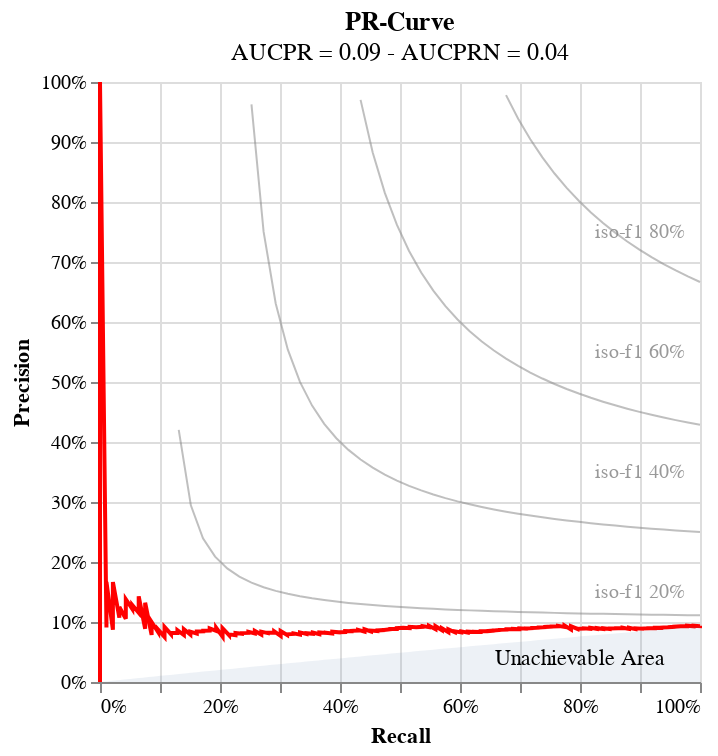

Notebook code cell kept with this figure:
### Markdown cell above
#### Compute the PR curve

### Code cell
plot_iso_f_beta() + plot_pr_curve(y, probs, 'red')

### Figure 1 — Vega-Lite specification as saved in the notebook (floating-point values rounded to 4 significant figures; data arrays with more than 128 entries replaced by an {"elided": "..."} marker saying what was removed)
{"config": {"view": {"continuousWidth": 300, "continuousHeight": 300}}, "layer": [{"data": {"name": "data-5c99c4055587b57665b7741371210366"}, "mark": {"type": "line", "color": "grey", "opacity": 0.5, "size": 1}, "encoding": {"x": {"field": "recall", "title": "Recall", "type": "quantitative"}, "y": {"field": "precision", "title": "Precision", "type": "quantitative"}}}, {"data": {"name": "data-cf5713ffe225d43ff01f3d47aadc83a2"}, "mark": {"type": "text", "color": "grey", "opacity": 0.8, "size": 10, "text": "iso-f1 20%"}, "encoding": {"x": {"field": "x", "type": "quantitative"}, "y": {"field": "y", "type": "quantitative"}}}, {"layer": [{"data": {"name": "data-d99dd86c6e138025d203ae7c8800e9fa"}, "mark": {"type": "line", "color": "grey", "opacity": 0.5, "size": 1}, "encoding": {"x": {"field": "recall", "title": "Recall", "type": "quantitative"}, "y": {"field": "precision", "title": "Precision", "type": "quantitative"}}}, {"data": {"name": "data-673cea81d890553388c503176a9b1de6"}, "mark": {"type": "text", "color": "grey", "opacity": 0.8, "size": 10, "text": "iso-f1 40%"}, "encoding": {"x": {"field": "x", "type": "quantitative"}, "y": {"field": "y", "type": "quantitative"}}}]}, {"layer": [{"data": {"name": "data-0e5c191f4ee824b2fc735eeb567933fd"}, "mark": {"type": "line", "color": "grey", "opacity": 0.5, "size": 1}, "encoding": {"x": {"field": "recall", "title": "Recall", "type": "quantitative"}, "y": {"field": "precision", "title": "Precision", "type": "quantitative"}}}, {"data": {"name": "data-537098be044c883ba988d209d582b0f1"}, "mark": {"type": "text", "color": "grey", "opacity": 0.8, "size": 10, "text": "iso-f1 60%"}, "encoding": {"x": {"field": "x", "type": "quantitative"}, "y": {"field": "y", "type": "quantitative"}}}]}, {"layer": [{"data": {"name": "data-472cbe27fa5115b6663a1f80a948a43b"}, "mark": {"type": "line", "color": "grey", "opacity": 0.5, "size": 1}, "encoding": {"x": {"field": "recall", "title": "Recall", "type": "quantitative"}, "y": {"field": "precision", "title": "Precision", "type": "quantitative"}}}, {"data": {"name": "data-487065d2e914e3362a9388d192faf3a0"}, "mark": {"type": "text", "color": "grey", "opacity": 0.8, "size": 10, "text": "iso-f1 80%"}, "encoding": {"x": {"field": "x", "type": "quantitative"}, "y": {"field": "y", "type": "quantitative"}}}]}, {"layer": [{"data": {"name": "data-7300366796f974e470f8025a90040700"}, "mark": {"type": "line", "color": "red"}, "encoding": {"x": {"axis": {"format": "%", "title": "Recall"}, "field": "recall", "type": "quantitative"}, "y": {"axis": {"format": "%", "title": "Precision"}, "field": "precision", "type": "quantitative"}}, "title": {"text": "PR-Curve", "subtitle": "AUCPR = 0.09 - AUCPRN = 0.04"}}, {"data": {"name": "data-954595266e6472cd65f2b40f36310022"}, "mark": {"type": "area", "opacity": 0.1}, "encoding": {"x": {"axis": {"format": "%"}, "field": "recall", "type": "quantitative"}, "y": {"axis": {"format": "%"}, "field": "precision", "type": "quantitative"}}}, {"data": {"name": "data-e35ffda23bb09733d02454312a5a067d"}, "mark": {"type": "text", "text": "Unachievable Area"}, "encoding": {"x": {"field": "x", "type": "quantitative"}, "y": {"field": "y", "type": "quantitative"}}}]}], "$schema": "https://vega.github.io/schema/vega-lite/v5.14.1.json", "datasets": {"data-5c99c4055587b57665b7741371210366": [{"precision": 0.4203, "recall": 0.1312}, {"precision": 0.2944, "recall": 0.1514}, {"precision": 0.2396, "recall": 0.1716}, {"precision": 0.2089, "recall": 0.1918}, {"precision": 0.1893, "recall": 0.212}, {"precision": 0.1756, "recall": 0.2322}, {"precision": 0.1656, "recall": 0.2524}, {"precision": 0.1579, "recall": 0.2727}, {"precision": 0.1519, "recall": 0.2929}, {"precision": 0.1469, "recall": 0.3131}, {"precision": 0.1429, "recall": 0.3333}, {"precision": 0.1395, "recall": 0.3535}, {"precision": 0.1365, "recall": 0.3737}, {"precision": 0.134, "recall": 0.3939}, {"precision": 0.1318, "recall": 0.4141}, {"precision": 0.1299, "recall": 0.4343}, {"precision": 0.1282, "recall": 0.4545}, {"precision": 0.1267, "recall": 0.4747}, {"precision": 0.1253, "recall": 0.4949}, {"precision": 0.1241, "recall": 0.5151}, {"precision": 0.123, "recall": 0.5353}, {"precision": 0.122, "recall": 0.5555}, {"precision": 0.121, "recall": 0.5757}, {"precision": 0.1202, "recall": 0.5959}, {"precision": 0.1194, "recall": 0.6161}, {"precision": 0.1186, "recall": 0.6363}, {"precision": 0.118, "recall": 0.6565}, {"precision": 0.1173, "recall": 0.6767}, {"precision": 0.1168, "recall": 0.6969}, {"precision": 0.1162, "recall": 0.7171}, {"precision": 0.1157, "recall": 0.7373}, {"precision": 0.1152, "recall": 0.7576}, {"precision": 0.1148, "recall": 0.7778}, {"precision": 0.1143, "recall": 0.798}, {"precision": 0.1139, "recall": 0.8182}, {"precision": 0.1135, "recall": 0.8384}, {"precision": 0.1132, "recall": 0.8586}, {"precision": 0.1128, "recall": 0.8788}, {"precision": 0.1125, "recall": 0.899}, {"precision": 0.1122, "recall": 0.9192}, {"precision": 0.1119, "recall": 0.9394}, {"precision": 0.1116, "recall": 0.9596}, {"precision": 0.1114, "recall": 0.9798}, {"precision": 0.1111, "recall": 1.0}], "data-cf5713ffe225d43ff01f3d47aadc83a2": [{"x": 0.9, "y": 0.15}], "data-d99dd86c6e138025d203ae7c8800e9fa": [{"precision": 0.9626, "recall": 0.2524}, {"precision": 0.7506, "recall": 0.2727}, {"precision": 0.6308, "recall": 0.2929}, {"precision": 0.5538, "recall": 0.3131}, {"precision": 0.5002, "recall": 0.3333}, {"precision": 0.4606, "recall": 0.3535}, {"precision": 0.4303, "recall": 0.3737}, {"precision": 0.4063, "recall": 0.3939}, {"precision": 0.3868, "recall": 0.4141}, {"precision": 0.3707, "recall": 0.4343}, {"precision": 0.3572, "recall": 0.4545}, {"precision": 0.3456, "recall": 0.4747}, {"precision": 0.3356, "recall": 0.4949}, {"precision": 0.3269, "recall": 0.5151}, {"precision": 0.3193, "recall": 0.5353}, {"precision": 0.3125, "recall": 0.5555}, {"precision": 0.3065, "recall": 0.5757}, {"precision": 0.301, "recall": 0.5959}, {"precision": 0.2961, "recall": 0.6161}, {"precision": 0.2917, "recall": 0.6363}, {"precision": 0.2876, "recall": 0.6565}, {"precision": 0.2839, "recall": 0.6767}, {"precision": 0.2805, "recall": 0.6969}, {"precision": 0.2773, "recall": 0.7171}, {"precision": 0.2744, "recall": 0.7373}, {"precision": 0.2717, "recall": 0.7576}, {"precision": 0.2692, "recall": 0.7778}, {"precision": 0.2669, "recall": 0.798}, {"precision": 0.2647, "recall": 0.8182}, {"precision": 0.2627, "recall": 0.8384}, {"precision": 0.2607, "recall": 0.8586}, {"precision": 0.2589, "recall": 0.8788}, {"precision": 0.2572, "recall": 0.899}, {"precision": 0.2556, "recall": 0.9192}, {"precision": 0.2541, "recall": 0.9394}, {"precision": 0.2527, "recall": 0.9596}, {"precision": 0.2513, "recall": 0.9798}, {"precision": 0.25, "recall": 1.0}], "data-673cea81d890553388c503176a9b1de6": [{"x": 0.9, "y": 0.35}], "data-0e5c191f4ee824b2fc735eeb567933fd": [{"precision": 0.9702, "recall": 0.4343}, {"precision": 0.8826, "recall": 0.4545}, {"precision": 0.8152, "recall": 0.4747}, {"precision": 0.7618, "recall": 0.4949}, {"precision": 0.7184, "recall": 0.5151}, {"precision": 0.6825, "recall": 0.5353}, {"precision": 0.6522, "recall": 0.5555}, {"precision": 0.6264, "recall": 0.5757}, {"precision": 0.6041, "recall": 0.5959}, {"precision": 0.5847, "recall": 0.6161}, {"precision": 0.5676, "recall": 0.6363}, {"precision": 0.5524, "recall": 0.6565}, {"precision": 0.5389, "recall": 0.6767}, {"precision": 0.5267, "recall": 0.6969}, {"precision": 0.5158, "recall": 0.7171}, {"precision": 0.5058, "recall": 0.7373}, {"precision": 0.4967, "recall": 0.7576}, {"precision": 0.4884, "recall": 0.7778}, {"precision": 0.4807, "recall": 0.798}, {"precision": 0.4737, "recall": 0.8182}, {"precision": 0.4672, "recall": 0.8384}, {"precision": 0.4611, "recall": 0.8586}, {"precision": 0.4555, "recall": 0.8788}, {"precision": 0.4503, "recall": 0.899}, {"precision": 0.4454, "recall": 0.9192}, {"precision": 0.4408, "recall": 0.9394}, {"precision": 0.4364, "recall": 0.9596}, {"precision": 0.4324, "recall": 0.9798}, {"precision": 0.4286, "recall": 1.0}], "data-537098be044c883ba988d209d582b0f1": [{"x": 0.9, "y": 0.55}], "data-472cbe27fa5115b6663a1f80a948a43b": [{"precision": 0.9782, "recall": 0.6767}, {"precision": 0.9388, "recall": 0.6969}, {"precision": 0.9045, "recall": 0.7171}, {"precision": 0.8743, "recall": 0.7373}, {"precision": 0.8475, "recall": 0.7576}, {"precision": 0.8236, "recall": 0.7778}, {"precision": 0.8021, "recall": 0.798}, {"precision": 0.7826, "recall": 0.8182}, {"precision": 0.765, "recall": 0.8384}, {"precision": 0.7489, "recall": 0.8586}, {"precision": 0.7342, "recall": 0.8788}, {"precision": 0.7207, "recall": 0.899}, {"precision": 0.7082, "recall": 0.9192}, {"precision": 0.6966, "recall": 0.9394}, {"precision": 0.6859, "recall": 0.9596}, {"precision": 0.676, "recall": 0.9798}, {"precision": 0.6667, "recall": 1.0}], "data-487065d2e914e3362a9388d192faf3a0": [{"x": 0.9, "y": 0.75}], "data-7300366796f974e470f8025a90040700": {"elided": "1001 records"}, "data-954595266e6472cd65f2b40f36310022": [{"precision": 0.0, "recall": 0.0}, {"precision": 0.001035, "recall": 0.0101}, {"precision": 0.002067, "recall": 0.0202}, {"precision": 0.003098, "recall": 0.0303}, {"precision": 0.004126, "recall": 0.0404}, {"precision": 0.005152, "recall": 0.05051}, {"precision": 0.006176, "recall": 0.06061}, {"precision": 0.007198, "recall": 0.07071}, {"precision": 0.008218, "recall": 0.08081}, {"precision": 0.009235, "recall": 0.09091}, {"precision": 0.01025, "recall": 0.101}, {"precision": 0.01126, "recall": 0.1111}, {"precision": 0.01228, "recall": 0.1212}, {"precision": 0.01329, "recall": 0.1313}, {"precision": 0.01429, "recall": 0.1414}, {"precision": 0.0153, "recall": 0.1515}, {"precision": 0.0163, "recall": 0.1616}, {"precision": 0.0173, "recall": 0.1717}, {"precision": 0.0183, "recall": 0.1818}, {"precision": 0.0193, "recall": 0.1919}, {"precision": 0.02029, "recall": 0.202}, {"precision": 0.02129, "recall": 0.2121}, {"precision": 0.02228, "recall": 0.2222}, {"precision": 0.02327, "recall": 0.2323}, {"precision": 0.02425, "recall": 0.2424}, {"precision": 0.02524, "recall": 0.2525}, {"precision": 0.02622, "recall": 0.2626}, {"precision": 0.0272, "recall": 0.2727}, {"precision": 0.02818, "recall": 0.2828}, {"precision": 0.02916, "recall": 0.2929}, {"precision": 0.03014, "recall": 0.303}, {"precision": 0.03111, "recall": 0.3131}, {"precision": 0.03208, "recall": 0.3232}, {"precision": 0.03305, "recall": 0.3333}, {"precision": 0.03402, "recall": 0.3434}, {"precision": 0.03498, "recall": 0.3535}, {"precision": 0.03595, "recall": 0.3636}, {"precision": 0.03691, "recall": 0.3737}, {"precision": 0.03787, "recall": 0.3838}, {"precision": 0.03882, "recall": 0.3939}, {"precision": 0.03978, "recall": 0.404}, {"precision": 0.04073, "recall": 0.4141}, {"precision": 0.04169, "recall": 0.4242}, {"precision": 0.04264, "recall": 0.4343}, {"precision": 0.04359, "recall": 0.4444}, {"precision": 0.04453, "recall": 0.4545}, {"precision": 0.04548, "recall": 0.4646}, {"precision": 0.04642, "recall": 0.4747}, {"precision": 0.04736, "recall": 0.4848}, {"precision": 0.0483, "recall": 0.4949}, {"precision": 0.04924, "recall": 0.5051}, {"precision": 0.05017, "recall": 0.5152}, {"precision": 0.0511, "recall": 0.5253}, {"precision": 0.05204, "recall": 0.5354}, {"precision": 0.05297, "recall": 0.5455}, {"precision": 0.05389, "recall": 0.5556}, {"precision": 0.05482, "recall": 0.5657}, {"precision": 0.05574, "recall": 0.5758}, {"precision": 0.05667, "recall": 0.5859}, {"precision": 0.05759, "recall": 0.596}, {"precision": 0.05851, "recall": 0.6061}, {"precision": 0.05942, "recall": 0.6162}, {"precision": 0.06034, "recall": 0.6263}, {"precision": 0.06125, "recall": 0.6364}, {"precision": 0.06217, "recall": 0.6465}, {"precision": 0.06308, "recall": 0.6566}, {"precision": 0.06398, "recall": 0.6667}, {"precision": 0.06489, "recall": 0.6768}, {"precision": 0.06579, "recall": 0.6869}, {"precision": 0.0667, "recall": 0.697}, {"precision": 0.0676, "recall": 0.7071}, {"precision": 0.0685, "recall": 0.7172}, {"precision": 0.0694, "recall": 0.7273}, {"precision": 0.07029, "recall": 0.7374}, {"precision": 0.07119, "recall": 0.7475}, {"precision": 0.07208, "recall": 0.7576}, {"precision": 0.07297, "recall": 0.7677}, {"precision": 0.07386, "recall": 0.7778}, {"precision": 0.07475, "recall": 0.7879}, {"precision": 0.07563, "recall": 0.798}, {"precision": 0.07652, "recall": 0.8081}, {"precision": 0.0774, "recall": 0.8182}, {"precision": 0.07828, "recall": 0.8283}, {"precision": 0.07916, "recall": 0.8384}, {"precision": 0.08004, "recall": 0.8485}, {"precision": 0.08091, "recall": 0.8586}, {"precision": 0.08179, "recall": 0.8687}, {"precision": 0.08266, "recall": 0.8788}, {"precision": 0.08353, "recall": 0.8889}, {"precision": 0.0844, "recall": 0.899}, {"precision": 0.08527, "recall": 0.9091}, {"precision": 0.08613, "recall": 0.9192}, {"precision": 0.087, "recall": 0.9293}, {"precision": 0.08786, "recall": 0.9394}, {"precision": 0.08872, "recall": 0.9495}, {"precision": 0.08958, "recall": 0.9596}, {"precision": 0.09044, "recall": 0.9697}, {"precision": 0.09129, "recall": 0.9798}, {"precision": 0.09215, "recall": 0.9899}, {"precision": 0.093, "recall": 1.0}], "data-e35ffda23bb09733d02454312a5a067d": [{"x": 0.8, "y": 0.03826}]}}
